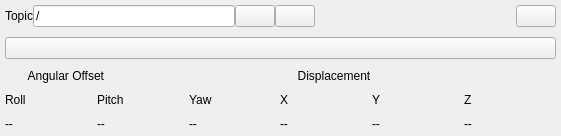
<?xml version="1.0" encoding="UTF-8"?>
<ui version="4.0">
 <class>DataPlotWidget</class>
 <widget class="QWidget" name="DataPlotWidget">
  <property name="geometry">
   <rect>
    <x>0</x>
    <y>0</y>
    <width>561</width>
    <height>61</height>
   </rect>
  </property>
  <property name="acceptDrops">
   <bool>true</bool>
  </property>
  <property name="windowTitle">
   <string>Safe Guard</string>
  </property>
  <layout class="QVBoxLayout" name="verticalLayout">
   <property name="spacing">
    <number>0</number>
   </property>
   <property name="margin">
    <number>0</number>
   </property>
   <item>
    <layout class="QHBoxLayout" name="dataPlotControls">
     <property name="spacing">
      <number>0</number>
     </property>
     <property name="margin">
      <number>5</number>
     </property>
     <item>
      <widget class="QLabel" name="label">
       <property name="text">
        <string>Topic</string>
       </property>
      </widget>
     </item>
     <item>
      <widget class="QLineEdit" name="topic_edit">
       <property name="text">
        <string>/</string>
       </property>
      </widget>
     </item>
     <item>
      <widget class="QPushButton" name="subscribe_topic_button">
       <property name="sizePolicy">
        <sizepolicy hsizetype="Preferred" vsizetype="Preferred">
         <horstretch>0</horstretch>
         <verstretch>0</verstretch>
        </sizepolicy>
       </property>
       <property name="contextMenuPolicy">
        <enum>Qt::DefaultContextMenu</enum>
       </property>
       <property name="toolTip">
        <string>add topic</string>
       </property>
       <property name="iconSize">
        <size>
         <width>16</width>
         <height>16</height>
        </size>
       </property>
      </widget>
     </item>
     <item>
      <widget class="QPushButton" name="remove_topic_button">
       <property name="iconSize">
        <size>
         <width>16</width>
         <height>16</height>
        </size>
       </property>
      </widget>
     </item>
     <item>
      <spacer name="spacer">
       <property name="orientation">
        <enum>Qt::Horizontal</enum>
       </property>
       <property name="sizeHint" stdset="0">
        <size>
         <width>40</width>
         <height>20</height>
        </size>
       </property>
      </spacer>
     </item>
     <!-- <item>
      <widget class="QCheckBox" name="autoscroll_checkbox">
       <property name="text">
        <string>autoscroll</string>
       </property>
       <property name="checked">
        <bool>true</bool>
       </property>
      </widget>
     </item> -->
     <item>
      <widget class="QPushButton" name="pause_button">
       <property name="sizePolicy">
        <sizepolicy hsizetype="Preferred" vsizetype="Preferred">
         <horstretch>0</horstretch>
         <verstretch>0</verstretch>
        </sizepolicy>
       </property>
       <property name="toolTip">
        <string>pause</string>
       </property>
       <property name="iconSize">
        <size>
         <width>16</width>
         <height>16</height>
        </size>
       </property>
       <property name="checkable">
        <bool>true</bool>
       </property>
      </widget>
     </item>
     <!-- <item>
      <widget class="QPushButton" name="clear_button">
       <property name="sizePolicy">
        <sizepolicy hsizetype="Preferred" vsizetype="Preferred">
         <horstretch>0</horstretch>
         <verstretch>0</verstretch>
        </sizepolicy>
       </property>
       <property name="toolTip">
        <string>clear plot</string>
       </property>
       <property name="iconSize">
        <size>
         <width>16</width>
         <height>16</height>
        </size>
       </property>
      </widget>
     </item> -->
    </layout>
   </item>

   <item>
    <layout class="QHBoxLayout" name="decisionBox">
     <property name="spacing">
      <number>0</number>
     </property>
     <property name="margin">
      <number>5</number>
     </property>
     <item>
      <widget class="QPushButton" name="color_box">
      <property name="sizePolicy">
        <sizepolicy hsizetype="Preferred" vsizetype="Preferred">
         <horstretch>0</horstretch>
         <verstretch>0</verstretch>
        </sizepolicy>
      </property>
      <property name="MinimumSize">
        <size>
         <width>96</width>
         <height>156</height>
        </size>
       </property>
      </widget>
     </item>
    </layout>
   </item>


 <item>
    <layout class="QHBoxLayout" name="infoBox">
     <property name="spacing">
      <number>0</number>
     </property>
     <property name="margin">
      <number>5</number>
     </property>
     <item>
      	<widget class="QLabel" name="angOff">
       		<property name="text">
        		<string>       Angular Offset</string>
       		</property>
    	</widget>
     </item>
          <item>
      	<widget class="QLabel" name="dissPlac">
       		<property name="text">
        		<string>     Displacement</string>
       		</property>
    	</widget>
     </item>
    </layout>
   </item>


    <item>
    <layout class="QHBoxLayout" name="infoBox">
     <property name="spacing">
      <number>0</number>
     </property>
     <property name="margin">
      <number>5</number>
     </property>
     <item>
      	<widget class="QLabel" name="oriXlabel">
       		<property name="text">
        		<string>Roll</string>
       		</property>
    	</widget>
     </item>
          <item>
      	<widget class="QLabel" name="oriYlabel">
       		<property name="text">
        		<string>Pitch</string>
       		</property>
    	</widget>
     </item>
          <item>
      	<widget class="QLabel" name="oriZlabel">
       		<property name="text">
        		<string>Yaw</string>
       		</property>
    	</widget>
     </item>
          <item>
      	<widget class="QLabel" name="placXlabel">
       		<property name="text">
        		<string>X</string>
       		</property>
    	</widget>
     </item>
          <item>
      	<widget class="QLabel" name="placYlabel">
       		<property name="text">
        		<string>Y</string>
       		</property>
    	</widget>
     </item>
          <item>
      	<widget class="QLabel" name="placZlabel">
       		<property name="text">
        		<string>Z</string>
       		</property>
    	</widget>
     </item>
    </layout>
   </item>


    <item>
    <layout class="QHBoxLayout" name="infoBox">
     <property name="spacing">
      <number>0</number>
     </property>
     <property name="margin">
      <number>5</number>
     </property>
     <item>
      	<widget class="QLabel" name="oriX">
       		<property name="text">
        		<string>--</string>
       		</property>
    	</widget>
     </item>
          <item>
      	<widget class="QLabel" name="oriY">
       		<property name="text">
        		<string>--</string>
       		</property>
    	</widget>
     </item>
          <item>
      	<widget class="QLabel" name="oriZ">
       		<property name="text">
        		<string>--</string>
       		</property>
    	</widget>
     </item>
          <item>
      	<widget class="QLabel" name="placX">
       		<property name="text">
        		<string>--</string>
       		</property>
    	</widget>
     </item>
          <item>
      	<widget class="QLabel" name="placY">
       		<property name="text">
        		<string>--</string>
       		</property>
    	</widget>
     </item>
          <item>
      	<widget class="QLabel" name="placZ">
       		<property name="text">
        		<string>--</string>
       		</property>
    	</widget>
     </item>
    </layout>
   </item>



<!--    <item>
    <layout class="QHBoxLayout" name="data_plot_layout">
     <property name="spacing">
      <number>0</number>
     </property>
    </layout>
   </item> -->
  </layout>
 </widget>
 <resources/>
 <connections/>
</ui>








	
